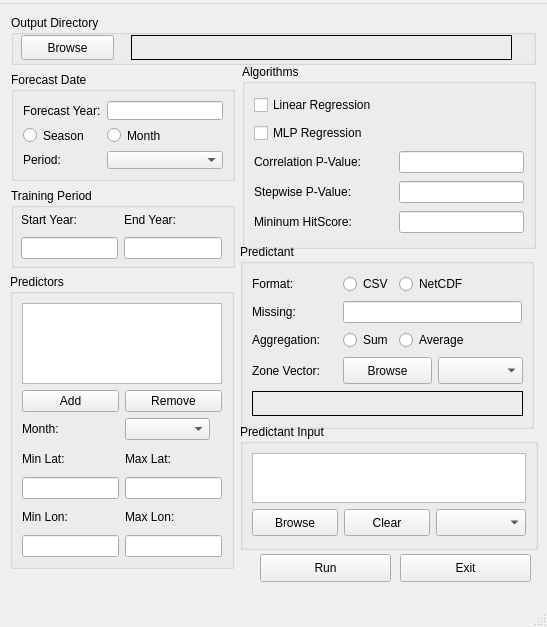
<?xml version="1.0" encoding="UTF-8"?>
<ui version="4.0">
 <author>Thembani Moithobogi, SADC</author>
 <class>MainWindow</class>
 <widget class="QMainWindow" name="MainWindow">
  <property name="geometry">
   <rect>
    <x>0</x>
    <y>0</y>
    <width>547</width>
    <height>627</height>
   </rect>
  </property>
  <property name="sizePolicy">
   <sizepolicy hsizetype="Fixed" vsizetype="Fixed">
    <horstretch>0</horstretch>
    <verstretch>0</verstretch>
   </sizepolicy>
  </property>
  <property name="minimumSize">
   <size>
    <width>547</width>
    <height>580</height>
   </size>
  </property>
  <property name="maximumSize">
   <size>
    <width>547</width>
    <height>627</height>
   </size>
  </property>
  <property name="windowTitle">
   <string>SADC Climate Forecasting Tool v1.4.2</string>
  </property>
  <property name="windowIcon">
   <iconset>
    <normaloff>sadc.ico</normaloff>sadc.ico</iconset>
  </property>
  <widget class="QWidget" name="centralwidget">
   <property name="minimumSize">
    <size>
     <width>547</width>
     <height>580</height>
    </size>
   </property>
   <property name="maximumSize">
    <size>
     <width>547</width>
     <height>580</height>
    </size>
   </property>
   <widget class="QGroupBox" name="groupBox_2">
    <property name="geometry">
     <rect>
      <x>11</x>
      <y>11</y>
      <width>525</width>
      <height>50</height>
     </rect>
    </property>
    <property name="minimumSize">
     <size>
      <width>525</width>
      <height>50</height>
     </size>
    </property>
    <property name="maximumSize">
     <size>
      <width>525</width>
      <height>50</height>
     </size>
    </property>
    <property name="title">
     <string>Output Directory</string>
    </property>
    <widget class="QPushButton" name="outputButton">
     <property name="geometry">
      <rect>
       <x>10</x>
       <y>20</y>
       <width>93</width>
       <height>25</height>
      </rect>
     </property>
     <property name="text">
      <string>Browse</string>
     </property>
    </widget>
    <widget class="QLabel" name="outdirlabel">
     <property name="geometry">
      <rect>
       <x>120</x>
       <y>20</y>
       <width>381</width>
       <height>25</height>
      </rect>
     </property>
     <property name="minimumSize">
      <size>
       <width>381</width>
       <height>25</height>
      </size>
     </property>
     <property name="maximumSize">
      <size>
       <width>381</width>
       <height>25</height>
      </size>
     </property>
     <property name="frameShape">
      <enum>QFrame::Box</enum>
     </property>
     <property name="text">
      <string/>
     </property>
    </widget>
   </widget>
   <widget class="QGroupBox" name="groupBox">
    <property name="geometry">
     <rect>
      <x>11</x>
      <y>68</y>
      <width>224</width>
      <height>109</height>
     </rect>
    </property>
    <property name="minimumSize">
     <size>
      <width>224</width>
      <height>109</height>
     </size>
    </property>
    <property name="maximumSize">
     <size>
      <width>224</width>
      <height>109</height>
     </size>
    </property>
    <property name="title">
     <string>Forecast Date</string>
    </property>
    <layout class="QGridLayout" name="gridLayout">
     <item row="0" column="0">
      <widget class="QLabel" name="label">
       <property name="text">
        <string>Forecast Year:</string>
       </property>
      </widget>
     </item>
     <item row="0" column="1">
      <widget class="QLineEdit" name="fcstyearlineEdit"/>
     </item>
     <item row="1" column="0">
      <widget class="QRadioButton" name="period1Radio">
       <property name="text">
        <string>Season</string>
       </property>
      </widget>
     </item>
     <item row="1" column="1">
      <widget class="QRadioButton" name="period2Radio">
       <property name="text">
        <string>Month</string>
       </property>
      </widget>
     </item>
     <item row="2" column="0">
      <widget class="QLabel" name="label_2">
       <property name="text">
        <string>Period:</string>
       </property>
      </widget>
     </item>
     <item row="2" column="1">
      <widget class="QComboBox" name="periodComboBox"/>
     </item>
    </layout>
   </widget>
   <widget class="QGroupBox" name="groupBox_4">
    <property name="geometry">
     <rect>
      <x>242</x>
      <y>60</y>
      <width>294</width>
      <height>185</height>
     </rect>
    </property>
    <property name="minimumSize">
     <size>
      <width>294</width>
      <height>0</height>
     </size>
    </property>
    <property name="maximumSize">
     <size>
      <width>294</width>
      <height>304</height>
     </size>
    </property>
    <property name="title">
     <string>Algorithms</string>
    </property>
    <layout class="QGridLayout" name="gridLayout_4">
     <item row="0" column="0" colspan="2">
      <widget class="QCheckBox" name="LRcheckBox">
       <property name="text">
        <string>Linear Regression</string>
       </property>
      </widget>
     </item>
     <item row="1" column="0">
      <widget class="QCheckBox" name="MLPcheckBox">
       <property name="text">
        <string>MLP Regression</string>
       </property>
      </widget>
     </item>
     <item row="2" column="0">
      <widget class="QLabel" name="label_7">
       <property name="text">
        <string>Correlation P-Value:</string>
       </property>
      </widget>
     </item>
     <item row="2" column="1">
      <widget class="QLineEdit" name="pvaluelineEdit">
       <property name="maximumSize">
        <size>
         <width>125</width>
         <height>16777215</height>
        </size>
       </property>
      </widget>
     </item>
     <item row="3" column="0">
      <widget class="QLabel" name="label_9">
       <property name="text">
        <string>Stepwise P-Value:</string>
       </property>
      </widget>
     </item>
     <item row="3" column="1">
      <widget class="QLineEdit" name="swpvaluelineEdit">
       <property name="maximumSize">
        <size>
         <width>125</width>
         <height>16777215</height>
        </size>
       </property>
      </widget>
     </item>
     <item row="4" column="0">
      <widget class="QLabel" name="label_13">
       <property name="text">
        <string>Mininum HitScore:</string>
       </property>
      </widget>
     </item>
     <item row="4" column="1">
      <widget class="QLineEdit" name="minHSLineEdit">
       <property name="maximumSize">
        <size>
         <width>125</width>
         <height>16777215</height>
        </size>
       </property>
       <property name="text">
        <string/>
       </property>
      </widget>
     </item>
    </layout>
   </widget>
   <widget class="QGroupBox" name="TrainingPeriod">
    <property name="geometry">
     <rect>
      <x>11</x>
      <y>184</y>
      <width>224</width>
      <height>80</height>
     </rect>
    </property>
    <property name="minimumSize">
     <size>
      <width>224</width>
      <height>80</height>
     </size>
    </property>
    <property name="maximumSize">
     <size>
      <width>224</width>
      <height>80</height>
     </size>
    </property>
    <property name="title">
     <string>Training Period</string>
    </property>
    <widget class="QWidget" name="layoutWidget">
     <property name="geometry">
      <rect>
       <x>10</x>
       <y>20</y>
       <width>201</width>
       <height>51</height>
      </rect>
     </property>
     <layout class="QGridLayout" name="gridLayout_3">
      <item row="0" column="0">
       <widget class="QLabel" name="label_3">
        <property name="text">
         <string>Start Year:</string>
        </property>
       </widget>
      </item>
      <item row="0" column="1">
       <widget class="QLabel" name="label_4">
        <property name="text">
         <string>End Year:</string>
        </property>
       </widget>
      </item>
      <item row="1" column="0">
       <widget class="QLineEdit" name="startyearLineEdit">
        <property name="minimumSize">
         <size>
          <width>0</width>
          <height>22</height>
         </size>
        </property>
       </widget>
      </item>
      <item row="1" column="1">
       <widget class="QLineEdit" name="endyearLineEdit">
        <property name="minimumSize">
         <size>
          <width>0</width>
          <height>22</height>
         </size>
        </property>
       </widget>
      </item>
     </layout>
    </widget>
   </widget>
   <widget class="QGroupBox" name="groupBox_3">
    <property name="geometry">
     <rect>
      <x>10</x>
      <y>270</y>
      <width>224</width>
      <height>295</height>
     </rect>
    </property>
    <property name="minimumSize">
     <size>
      <width>224</width>
      <height>171</height>
     </size>
    </property>
    <property name="maximumSize">
     <size>
      <width>224</width>
      <height>500</height>
     </size>
    </property>
    <property name="title">
     <string>Predictors</string>
    </property>
    <layout class="QGridLayout" name="gridLayout_5">
     <item row="0" column="0" colspan="2">
      <widget class="QListWidget" name="predictorlistWidget">
       <property name="sizePolicy">
        <sizepolicy hsizetype="Fixed" vsizetype="Fixed">
         <horstretch>0</horstretch>
         <verstretch>0</verstretch>
        </sizepolicy>
       </property>
       <property name="maximumSize">
        <size>
         <width>16777215</width>
         <height>81</height>
        </size>
       </property>
       <property name="baseSize">
        <size>
         <width>0</width>
         <height>0</height>
        </size>
       </property>
       <property name="horizontalScrollBarPolicy">
        <enum>Qt::ScrollBarAlwaysOff</enum>
       </property>
       <property name="selectionMode">
        <enum>QAbstractItemView::SingleSelection</enum>
       </property>
      </widget>
     </item>
     <item row="1" column="0">
      <widget class="QPushButton" name="addpredictButton">
       <property name="text">
        <string>Add</string>
       </property>
      </widget>
     </item>
     <item row="1" column="1">
      <widget class="QPushButton" name="removepredictButton">
       <property name="text">
        <string>Remove</string>
       </property>
      </widget>
     </item>
     <item row="2" column="0">
      <widget class="QLabel" name="label_6">
       <property name="text">
        <string>Month:</string>
       </property>
      </widget>
     </item>
     <item row="2" column="1">
      <widget class="QComboBox" name="predictMonthComboBox">
       <property name="maximumSize">
        <size>
         <width>85</width>
         <height>16777215</height>
        </size>
       </property>
      </widget>
     </item>
     <item row="3" column="0">
      <widget class="QLabel" name="label_15">
       <property name="text">
        <string>Min Lat:</string>
       </property>
      </widget>
     </item>
     <item row="3" column="1">
      <widget class="QLabel" name="label_5">
       <property name="text">
        <string>Max Lat:</string>
       </property>
      </widget>
     </item>
     <item row="4" column="0">
      <widget class="QLineEdit" name="minlatLineEdit">
       <property name="minimumSize">
        <size>
         <width>0</width>
         <height>22</height>
        </size>
       </property>
      </widget>
     </item>
     <item row="4" column="1">
      <widget class="QLineEdit" name="maxlatLineEdit">
       <property name="minimumSize">
        <size>
         <width>0</width>
         <height>22</height>
        </size>
       </property>
      </widget>
     </item>
     <item row="5" column="0">
      <widget class="QLabel" name="label_17">
       <property name="text">
        <string>Min Lon:</string>
       </property>
      </widget>
     </item>
     <item row="5" column="1">
      <widget class="QLabel" name="label_16">
       <property name="text">
        <string>Max Lon:</string>
       </property>
      </widget>
     </item>
     <item row="6" column="0">
      <widget class="QLineEdit" name="minlonLineEdit">
       <property name="minimumSize">
        <size>
         <width>0</width>
         <height>22</height>
        </size>
       </property>
      </widget>
     </item>
     <item row="6" column="1">
      <widget class="QLineEdit" name="maxlonLineEdit">
       <property name="minimumSize">
        <size>
         <width>0</width>
         <height>22</height>
        </size>
       </property>
      </widget>
     </item>
    </layout>
   </widget>
   <widget class="QGroupBox" name="groupBox_6">
    <property name="geometry">
     <rect>
      <x>240</x>
      <y>240</y>
      <width>294</width>
      <height>185</height>
     </rect>
    </property>
    <property name="minimumSize">
     <size>
      <width>294</width>
      <height>185</height>
     </size>
    </property>
    <property name="maximumSize">
     <size>
      <width>294</width>
      <height>185</height>
     </size>
    </property>
    <property name="title">
     <string>Predictant</string>
    </property>
    <layout class="QGridLayout" name="gridLayout_6">
     <item row="0" column="0">
      <widget class="QLabel" name="label_11">
       <property name="text">
        <string>Format:</string>
       </property>
      </widget>
     </item>
     <item row="0" column="1">
      <widget class="QRadioButton" name="CSVRadio">
       <property name="text">
        <string>CSV</string>
       </property>
       <attribute name="buttonGroup">
        <string notr="true">buttonGroup</string>
       </attribute>
      </widget>
     </item>
     <item row="0" column="2" colspan="2">
      <widget class="QRadioButton" name="NetCDFRadio">
       <property name="enabled">
        <bool>true</bool>
       </property>
       <property name="text">
        <string>NetCDF</string>
       </property>
       <attribute name="buttonGroup">
        <string notr="true">buttonGroup</string>
       </attribute>
      </widget>
     </item>
     <item row="1" column="0">
      <widget class="QLabel" name="label_14">
       <property name="text">
        <string>Missing:</string>
       </property>
      </widget>
     </item>
     <item row="1" column="1" colspan="3">
      <widget class="QLineEdit" name="missingvalueslineEdit">
       <property name="text">
        <string/>
       </property>
      </widget>
     </item>
     <item row="2" column="0">
      <widget class="QLabel" name="label_12">
       <property name="text">
        <string>Aggregation:</string>
       </property>
      </widget>
     </item>
     <item row="2" column="1">
      <widget class="QRadioButton" name="cumRadio">
       <property name="text">
        <string>Sum</string>
       </property>
       <attribute name="buttonGroup">
        <string notr="true">buttonGroup_2</string>
       </attribute>
      </widget>
     </item>
     <item row="2" column="2" colspan="2">
      <widget class="QRadioButton" name="avgRadio">
       <property name="text">
        <string>Average</string>
       </property>
       <attribute name="buttonGroup">
        <string notr="true">buttonGroup_2</string>
       </attribute>
      </widget>
     </item>
     <item row="3" column="0">
      <widget class="QLabel" name="label_10">
       <property name="minimumSize">
        <size>
         <width>85</width>
         <height>0</height>
        </size>
       </property>
       <property name="maximumSize">
        <size>
         <width>85</width>
         <height>16777215</height>
        </size>
       </property>
       <property name="text">
        <string>Zone Vector:</string>
       </property>
      </widget>
     </item>
     <item row="3" column="1" colspan="2">
      <widget class="QPushButton" name="ZoneButton">
       <property name="minimumSize">
        <size>
         <width>0</width>
         <height>27</height>
        </size>
       </property>
       <property name="maximumSize">
        <size>
         <width>90</width>
         <height>27</height>
        </size>
       </property>
       <property name="text">
        <string>Browse</string>
       </property>
      </widget>
     </item>
     <item row="3" column="3">
      <widget class="QComboBox" name="zoneIDcomboBox">
       <property name="minimumSize">
        <size>
         <width>85</width>
         <height>27</height>
        </size>
       </property>
       <property name="maximumSize">
        <size>
         <width>85</width>
         <height>27</height>
        </size>
       </property>
      </widget>
     </item>
     <item row="4" column="0" colspan="4">
      <widget class="QLabel" name="zonevectorlabel">
       <property name="minimumSize">
        <size>
         <width>271</width>
         <height>25</height>
        </size>
       </property>
       <property name="maximumSize">
        <size>
         <width>271</width>
         <height>25</height>
        </size>
       </property>
       <property name="frameShape">
        <enum>QFrame::Box</enum>
       </property>
       <property name="text">
        <string/>
       </property>
      </widget>
     </item>
    </layout>
   </widget>
   <widget class="QGroupBox" name="groupBox_8">
    <property name="geometry">
     <rect>
      <x>240</x>
      <y>420</y>
      <width>298</width>
      <height>126</height>
     </rect>
    </property>
    <property name="sizePolicy">
     <sizepolicy hsizetype="Preferred" vsizetype="Fixed">
      <horstretch>0</horstretch>
      <verstretch>0</verstretch>
     </sizepolicy>
    </property>
    <property name="minimumSize">
     <size>
      <width>224</width>
      <height>126</height>
     </size>
    </property>
    <property name="maximumSize">
     <size>
      <width>547</width>
      <height>126</height>
     </size>
    </property>
    <property name="title">
     <string>Predictant Input</string>
    </property>
    <layout class="QGridLayout" name="gridLayout_2">
     <item row="0" column="0" colspan="3">
      <widget class="QListWidget" name="predictantlistWidget">
       <property name="sizePolicy">
        <sizepolicy hsizetype="Fixed" vsizetype="Fixed">
         <horstretch>0</horstretch>
         <verstretch>0</verstretch>
        </sizepolicy>
       </property>
       <property name="minimumSize">
        <size>
         <width>268</width>
         <height>50</height>
        </size>
       </property>
       <property name="maximumSize">
        <size>
         <width>275</width>
         <height>50</height>
        </size>
       </property>
       <property name="baseSize">
        <size>
         <width>0</width>
         <height>0</height>
        </size>
       </property>
       <property name="horizontalScrollBarPolicy">
        <enum>Qt::ScrollBarAlwaysOff</enum>
       </property>
      </widget>
     </item>
     <item row="1" column="0">
      <widget class="QPushButton" name="browsepredictantButton">
       <property name="minimumSize">
        <size>
         <width>0</width>
         <height>27</height>
        </size>
       </property>
       <property name="maximumSize">
        <size>
         <width>16777215</width>
         <height>27</height>
        </size>
       </property>
       <property name="text">
        <string>Browse</string>
       </property>
      </widget>
     </item>
     <item row="1" column="1">
      <widget class="QPushButton" name="clearpredictantButton">
       <property name="minimumSize">
        <size>
         <width>0</width>
         <height>27</height>
        </size>
       </property>
       <property name="maximumSize">
        <size>
         <width>16777215</width>
         <height>27</height>
        </size>
       </property>
       <property name="text">
        <string>Clear</string>
       </property>
      </widget>
     </item>
     <item row="1" column="2">
      <widget class="QComboBox" name="predictantIDcombobox">
       <property name="minimumSize">
        <size>
         <width>90</width>
         <height>27</height>
        </size>
       </property>
       <property name="maximumSize">
        <size>
         <width>90</width>
         <height>27</height>
        </size>
       </property>
      </widget>
     </item>
    </layout>
   </widget>
   <widget class="QPushButton" name="stopButton">
    <property name="geometry">
     <rect>
      <x>400</x>
      <y>550</y>
      <width>131</width>
      <height>28</height>
     </rect>
    </property>
    <property name="sizePolicy">
     <sizepolicy hsizetype="Fixed" vsizetype="Fixed">
      <horstretch>0</horstretch>
      <verstretch>0</verstretch>
     </sizepolicy>
    </property>
    <property name="minimumSize">
     <size>
      <width>131</width>
      <height>0</height>
     </size>
    </property>
    <property name="maximumSize">
     <size>
      <width>131</width>
      <height>16777215</height>
     </size>
    </property>
    <property name="text">
     <string>Exit</string>
    </property>
   </widget>
   <widget class="QPushButton" name="runButton">
    <property name="geometry">
     <rect>
      <x>260</x>
      <y>550</y>
      <width>131</width>
      <height>28</height>
     </rect>
    </property>
    <property name="sizePolicy">
     <sizepolicy hsizetype="Fixed" vsizetype="Fixed">
      <horstretch>0</horstretch>
      <verstretch>0</verstretch>
     </sizepolicy>
    </property>
    <property name="minimumSize">
     <size>
      <width>131</width>
      <height>0</height>
     </size>
    </property>
    <property name="maximumSize">
     <size>
      <width>131</width>
      <height>16777215</height>
     </size>
    </property>
    <property name="text">
     <string>Run</string>
    </property>
   </widget>
  </widget>
  <widget class="QMenuBar" name="menubar">
   <property name="geometry">
    <rect>
     <x>0</x>
     <y>0</y>
     <width>547</width>
     <height>25</height>
    </rect>
   </property>
   <widget class="QMenu" name="menuAbout">
    <property name="title">
     <string/>
    </property>
   </widget>
   <addaction name="menuAbout"/>
  </widget>
  <widget class="QStatusBar" name="statusbar">
   <property name="sizePolicy">
    <sizepolicy hsizetype="Fixed" vsizetype="Fixed">
     <horstretch>0</horstretch>
     <verstretch>0</verstretch>
    </sizepolicy>
   </property>
   <property name="minimumSize">
    <size>
     <width>547</width>
     <height>22</height>
    </size>
   </property>
   <property name="maximumSize">
    <size>
     <width>547</width>
     <height>22</height>
    </size>
   </property>
   <property name="statusTip">
    <string/>
   </property>
  </widget>
 </widget>
 <resources/>
 <connections/>
 <buttongroups>
  <buttongroup name="buttonGroup_2"/>
  <buttongroup name="buttonGroup"/>
 </buttongroups>
</ui>
